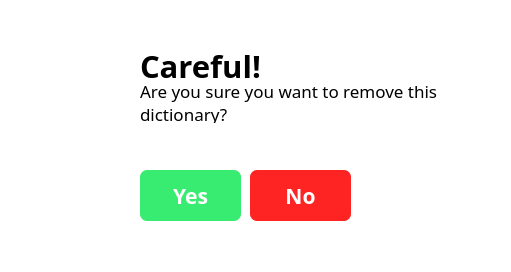
<?xml version="1.0" encoding="UTF-8"?>
<ui version="4.0">
 <class>ChoiceMainWindow</class>
 <widget class="QMainWindow" name="ChoiceMainWindow">
  <property name="geometry">
   <rect>
    <x>0</x>
    <y>0</y>
    <width>511</width>
    <height>272</height>
   </rect>
  </property>
  <property name="windowTitle">
   <string>MainWindow</string>
  </property>
  <widget class="QWidget" name="ChoiceCentralWidget">
   <widget class="QFrame" name="mainFrame">
    <property name="geometry">
     <rect>
      <x>0</x>
      <y>0</y>
      <width>511</width>
      <height>272</height>
     </rect>
    </property>
    <property name="styleSheet">
     <string notr="true">QFrame {
	background-color: rgb(255, 255, 255);
	border: none;
}</string>
    </property>
    <property name="frameShape">
     <enum>QFrame::StyledPanel</enum>
    </property>
    <property name="frameShadow">
     <enum>QFrame::Raised</enum>
    </property>
    <widget class="QPushButton" name="icon">
     <property name="geometry">
      <rect>
       <x>30</x>
       <y>40</y>
       <width>101</width>
       <height>81</height>
      </rect>
     </property>
     <property name="styleSheet">
      <string notr="true">QPushButton {
	background-color: none;
	border: none;
}</string>
     </property>
     <property name="text">
      <string/>
     </property>
     <property name="icon">
      <iconset resource="../icons/icons.qrc">
       <normaloff>:/warningIcon.png</normaloff>:/warningIcon.png</iconset>
     </property>
     <property name="iconSize">
      <size>
       <width>70</width>
       <height>70</height>
      </size>
     </property>
    </widget>
    <widget class="QLabel" name="cautionLabel">
     <property name="geometry">
      <rect>
       <x>140</x>
       <y>50</y>
       <width>141</width>
       <height>31</height>
      </rect>
     </property>
     <property name="font">
      <font>
       <family>Montserrat</family>
       <pointsize>23</pointsize>
       <bold>true</bold>
      </font>
     </property>
     <property name="styleSheet">
      <string notr="true">QLabel {
	background-color: none;
	border: none;
}</string>
     </property>
     <property name="text">
      <string>Careful!</string>
     </property>
    </widget>
    <widget class="QLabel" name="explanationLabel">
     <property name="geometry">
      <rect>
       <x>140</x>
       <y>82</y>
       <width>321</width>
       <height>41</height>
      </rect>
     </property>
     <property name="font">
      <font>
       <family>Montserrat</family>
       <pointsize>13</pointsize>
       <bold>false</bold>
      </font>
     </property>
     <property name="styleSheet">
      <string notr="true">QLabel {
	background-color: none;
	border: none;
}</string>
     </property>
     <property name="text">
      <string>Are you sure you want to remove this dictionary?</string>
     </property>
     <property name="wordWrap">
      <bool>true</bool>
     </property>
    </widget>
    <widget class="QPushButton" name="yesButton">
     <property name="geometry">
      <rect>
       <x>140</x>
       <y>170</y>
       <width>101</width>
       <height>51</height>
      </rect>
     </property>
     <property name="font">
      <font>
       <family>Montserrat</family>
       <pointsize>16</pointsize>
       <bold>true</bold>
      </font>
     </property>
     <property name="cursor">
      <cursorShape>PointingHandCursor</cursorShape>
     </property>
     <property name="styleSheet">
      <string notr="true">QPushButton {
	background-color: rgb(56, 236, 113);
	border-radius: 7px;
	color: rgb(255, 255, 255);
	border: none;
}

QPushButton:hover {
	background-color: rgb(69, 241, 124);
}

QPushButton:pressed {
	background-color: rgb(48, 221, 103);
}</string>
     </property>
     <property name="text">
      <string>Yes</string>
     </property>
    </widget>
    <widget class="QPushButton" name="noButton">
     <property name="geometry">
      <rect>
       <x>250</x>
       <y>170</y>
       <width>101</width>
       <height>51</height>
      </rect>
     </property>
     <property name="font">
      <font>
       <family>Montserrat</family>
       <pointsize>16</pointsize>
       <bold>true</bold>
      </font>
     </property>
     <property name="cursor">
      <cursorShape>PointingHandCursor</cursorShape>
     </property>
     <property name="styleSheet">
      <string notr="true">QPushButton {
	background-color: rgb(255, 36, 36);
	border: none;
	border-radius: 7px;
	color: rgb(255, 255, 255);
}

QPushButton:hover {
	background-color: rgb(255, 63, 63);
}

QPushButton:pressed {
	background-color: rgb(255, 26, 26);
}</string>
     </property>
     <property name="text">
      <string>No</string>
     </property>
     <property name="iconSize">
      <size>
       <width>10</width>
       <height>10</height>
      </size>
     </property>
    </widget>
   </widget>
  </widget>
 </widget>
 <resources>
  <include location="../icons/icons.qrc"/>
 </resources>
 <connections/>
</ui>
